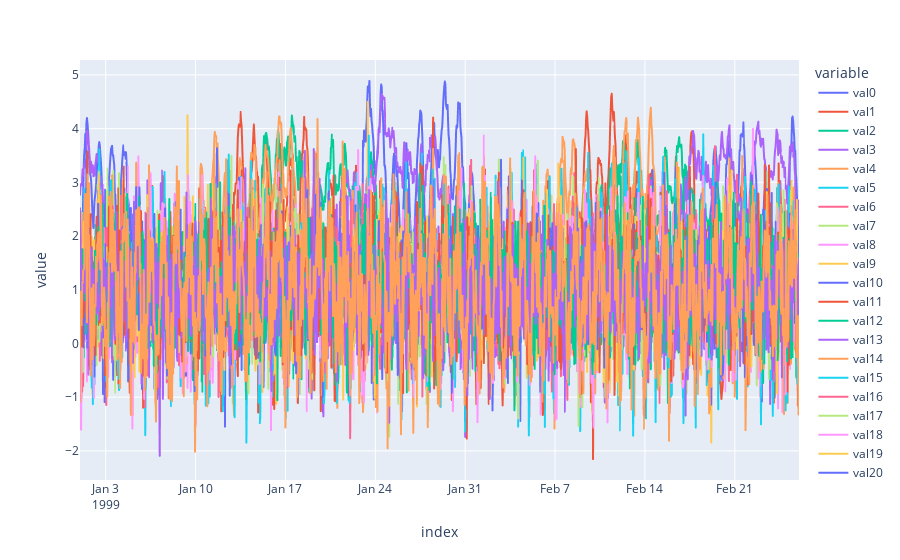

Write notebook code for a chart like this one.
### Markdown cell above
### Generate individuals

### Code cell
## time unit is hours
ttot = 24*7*8 ## 24 hours/day x 7 days/weeks x W weeks
t = np.arange(0,ttot+1,1) ## closed observation window from [0,ttot]

## define OU parameters
sigma = 5e-1

## initialize "observed" dataframe
## make arbitrary datetime (typical time format of real data) - legacy for statsmodel SARIMAX
## here all records are aligned to a single date - unrealistic
## replace with some t0 across records
d0 = pd.to_datetime({'year':[1999],'month':[1],'day':[1],'hour':[0]})[0]
dt = pd.date_range(start=d0,periods=len(t),freq='1H')
df = pd.DataFrame()
df['datetime'] = dt
df.index = df.datetime

## initialize covariate dataframe
dfc = pd.DataFrame()
dfc['datetime'] = dt
dfc.index = dfc.datetime

## define size of groups
Nex = 5 ## number exposed
Nnex = 20 ## number not exposed



## first populate exposed
k = 0

for i in range(Nex):
    k += 1
    x1 = np.random.random()*np.cos(t/24*2*np.pi+np.pi) + 1
    x2 = 0*t*5e-3 ## add trend - 
    ## exposure trace - square wave in {0,1}
    ex = (((1*np.cos(1/(ttot/50)*t/24*2*np.pi+np.random.random()*np.pi)+1)>1.5).astype(int))
    z = OU(itot=len(t),sigma=sigma)
    df[f'val{i}'] = x1+ex_dose*ex+z+x2
    dfc[f'val{i}'] = ex
    
for i in range(k,k+Nnex):
    k += 1
    x1 = np.random.random()*np.cos(t/24*2*np.pi+np.pi) + 1
    x2 = 0*t*5e-3
    ex = 0*(((1*np.cos(1/(ttot/50)*t/24*2*np.pi+np.random.random()*np.pi)+1)>1.5).astype(int))
    z = OU(itot=len(t),tau=1,sigma=sigma)
    df[f'val{i}'] = x1+ex_dose*ex+z+x2
    dfc[f'val{i}'] = ex

fig = px.line(df,y=[f'val{i}' for i in range(k)])
fig.show()

data = torch.tensor(df.iloc[:,1:].values)
covariates = torch.tensor(dfc.iloc[:,1:].values)
# covariates = torch.zeros(len(data), 0)  # empty

T2 = data.size(-2)    # end
T1 = T2 - 24 * 7 * 4  # train/test split
T0 = T1 - 24 * 7 * 4     # beginning: train on 90 days of data

print((T0,T1,T2))

### Figure 1 — Plotly figure (JSON) as saved in the notebook; plotly's stock layout.template omitted (floating-point values rounded to 4 significant figures; data arrays with more than 128 entries replaced by an {"elided": "..."} marker saying what was removed)
{"data": [{"hovertemplate": "variable=val0<br>index=%{x}<br>value=%{y}<extra></extra>", "legendgroup": "val0", "line": {"color": "#636efa", "dash": "solid"}, "mode": "lines", "name": "val0", "showlegend": true, "type": "scattergl", "x": {"elided": "1345 str values"}, "xaxis": "x", "y": {"elided": "1345 float values"}, "yaxis": "y"}, {"hovertemplate": "variable=val1<br>index=%{x}<br>value=%{y}<extra></extra>", "legendgroup": "val1", "line": {"color": "#EF553B", "dash": "solid"}, "mode": "lines", "name": "val1", "showlegend": true, "type": "scattergl", "x": {"elided": "1345 str values"}, "xaxis": "x", "y": {"elided": "1345 float values"}, "yaxis": "y"}, {"hovertemplate": "variable=val2<br>index=%{x}<br>value=%{y}<extra></extra>", "legendgroup": "val2", "line": {"color": "#00cc96", "dash": "solid"}, "mode": "lines", "name": "val2", "showlegend": true, "type": "scattergl", "x": {"elided": "1345 str values"}, "xaxis": "x", "y": {"elided": "1345 float values"}, "yaxis": "y"}, {"hovertemplate": "variable=val3<br>index=%{x}<br>value=%{y}<extra></extra>", "legendgroup": "val3", "line": {"color": "#ab63fa", "dash": "solid"}, "mode": "lines", "name": "val3", "showlegend": true, "type": "scattergl", "x": {"elided": "1345 str values"}, "xaxis": "x", "y": {"elided": "1345 float values"}, "yaxis": "y"}, {"hovertemplate": "variable=val4<br>index=%{x}<br>value=%{y}<extra></extra>", "legendgroup": "val4", "line": {"color": "#FFA15A", "dash": "solid"}, "mode": "lines", "name": "val4", "showlegend": true, "type": "scattergl", "x": {"elided": "1345 str values"}, "xaxis": "x", "y": {"elided": "1345 float values"}, "yaxis": "y"}, {"hovertemplate": "variable=val5<br>index=%{x}<br>value=%{y}<extra></extra>", "legendgroup": "val5", "line": {"color": "#19d3f3", "dash": "solid"}, "mode": "lines", "name": "val5", "showlegend": true, "type": "scattergl", "x": {"elided": "1345 str values"}, "xaxis": "x", "y": {"elided": "1345 float values"}, "yaxis": "y"}, {"hovertemplate": "variable=val6<br>index=%{x}<br>value=%{y}<extra></extra>", "legendgroup": "val6", "line": {"color": "#FF6692", "dash": "solid"}, "mode": "lines", "name": "val6", "showlegend": true, "type": "scattergl", "x": {"elided": "1345 str values"}, "xaxis": "x", "y": {"elided": "1345 float values"}, "yaxis": "y"}, {"hovertemplate": "variable=val7<br>index=%{x}<br>value=%{y}<extra></extra>", "legendgroup": "val7", "line": {"color": "#B6E880", "dash": "solid"}, "mode": "lines", "name": "val7", "showlegend": true, "type": "scattergl", "x": {"elided": "1345 str values"}, "xaxis": "x", "y": {"elided": "1345 float values"}, "yaxis": "y"}, {"hovertemplate": "variable=val8<br>index=%{x}<br>value=%{y}<extra></extra>", "legendgroup": "val8", "line": {"color": "#FF97FF", "dash": "solid"}, "mode": "lines", "name": "val8", "showlegend": true, "type": "scattergl", "x": {"elided": "1345 str values"}, "xaxis": "x", "y": {"elided": "1345 float values"}, "yaxis": "y"}, {"hovertemplate": "variable=val9<br>index=%{x}<br>value=%{y}<extra></extra>", "legendgroup": "val9", "line": {"color": "#FECB52", "dash": "solid"}, "mode": "lines", "name": "val9", "showlegend": true, "type": "scattergl", "x": {"elided": "1345 str values"}, "xaxis": "x", "y": {"elided": "1345 float values"}, "yaxis": "y"}, {"hovertemplate": "variable=val10<br>index=%{x}<br>value=%{y}<extra></extra>", "legendgroup": "val10", "line": {"color": "#636efa", "dash": "solid"}, "mode": "lines", "name": "val10", "showlegend": true, "type": "scattergl", "x": {"elided": "1345 str values"}, "xaxis": "x", "y": {"elided": "1345 float values"}, "yaxis": "y"}, {"hovertemplate": "variable=val11<br>index=%{x}<br>value=%{y}<extra></extra>", "legendgroup": "val11", "line": {"color": "#EF553B", "dash": "solid"}, "mode": "lines", "name": "val11", "showlegend": true, "type": "scattergl", "x": {"elided": "1345 str values"}, "xaxis": "x", "y": {"elided": "1345 float values"}, "yaxis": "y"}, {"hovertemplate": "variable=val12<br>index=%{x}<br>value=%{y}<extra></extra>", "legendgroup": "val12", "line": {"color": "#00cc96", "dash": "solid"}, "mode": "lines", "name": "val12", "showlegend": true, "type": "scattergl", "x": {"elided": "1345 str values"}, "xaxis": "x", "y": {"elided": "1345 float values"}, "yaxis": "y"}, {"hovertemplate": "variable=val13<br>index=%{x}<br>value=%{y}<extra></extra>", "legendgroup": "val13", "line": {"color": "#ab63fa", "dash": "solid"}, "mode": "lines", "name": "val13", "showlegend": true, "type": "scattergl", "x": {"elided": "1345 str values"}, "xaxis": "x", "y": {"elided": "1345 float values"}, "yaxis": "y"}, {"hovertemplate": "variable=val14<br>index=%{x}<br>value=%{y}<extra></extra>", "legendgroup": "val14", "line": {"color": "#FFA15A", "dash": "solid"}, "mode": "lines", "name": "val14", "showlegend": true, "type": "scattergl", "x": {"elided": "1345 str values"}, "xaxis": "x", "y": {"elided": "1345 float values"}, "yaxis": "y"}, {"hovertemplate": "variable=val15<br>index=%{x}<br>value=%{y}<extra></extra>", "legendgroup": "val15", "line": {"color": "#19d3f3", "dash": "solid"}, "mode": "lines", "name": "val15", "showlegend": true, "type": "scattergl", "x": {"elided": "1345 str values"}, "xaxis": "x", "y": {"elided": "1345 float values"}, "yaxis": "y"}, {"hovertemplate": "variable=val16<br>index=%{x}<br>value=%{y}<extra></extra>", "legendgroup": "val16", "line": {"color": "#FF6692", "dash": "solid"}, "mode": "lines", "name": "val16", "showlegend": true, "type": "scattergl", "x": {"elided": "1345 str values"}, "xaxis": "x", "y": {"elided": "1345 float values"}, "yaxis": "y"}, {"hovertemplate": "variable=val17<br>index=%{x}<br>value=%{y}<extra></extra>", "legendgroup": "val17", "line": {"color": "#B6E880", "dash": "solid"}, "mode": "lines", "name": "val17", "showlegend": true, "type": "scattergl", "x": {"elided": "1345 str values"}, "xaxis": "x", "y": {"elided": "1345 float values"}, "yaxis": "y"}, {"hovertemplate": "variable=val18<br>index=%{x}<br>value=%{y}<extra></extra>", "legendgroup": "val18", "line": {"color": "#FF97FF", "dash": "solid"}, "mode": "lines", "name": "val18", "showlegend": true, "type": "scattergl", "x": {"elided": "1345 str values"}, "xaxis": "x", "y": {"elided": "1345 float values"}, "yaxis": "y"}, {"hovertemplate": "variable=val19<br>index=%{x}<br>value=%{y}<extra></extra>", "legendgroup": "val19", "line": {"color": "#FECB52", "dash": "solid"}, "mode": "lines", "name": "val19", "showlegend": true, "type": "scattergl", "x": {"elided": "1345 str values"}, "xaxis": "x", "y": {"elided": "1345 float values"}, "yaxis": "y"}, {"hovertemplate": "variable=val20<br>index=%{x}<br>value=%{y}<extra></extra>", "legendgroup": "val20", "line": {"color": "#636efa", "dash": "solid"}, "mode": "lines", "name": "val20", "showlegend": true, "type": "scattergl", "x": {"elided": "1345 str values"}, "xaxis": "x", "y": {"elided": "1345 float values"}, "yaxis": "y"}, {"hovertemplate": "variable=val21<br>index=%{x}<br>value=%{y}<extra></extra>", "legendgroup": "val21", "line": {"color": "#EF553B", "dash": "solid"}, "mode": "lines", "name": "val21", "showlegend": true, "type": "scattergl", "x": {"elided": "1345 str values"}, "xaxis": "x", "y": {"elided": "1345 float values"}, "yaxis": "y"}, {"hovertemplate": "variable=val22<br>index=%{x}<br>value=%{y}<extra></extra>", "legendgroup": "val22", "line": {"color": "#00cc96", "dash": "solid"}, "mode": "lines", "name": "val22", "showlegend": true, "type": "scattergl", "x": {"elided": "1345 str values"}, "xaxis": "x", "y": {"elided": "1345 float values"}, "yaxis": "y"}, {"hovertemplate": "variable=val23<br>index=%{x}<br>value=%{y}<extra></extra>", "legendgroup": "val23", "line": {"color": "#ab63fa", "dash": "solid"}, "mode": "lines", "name": "val23", "showlegend": true, "type": "scattergl", "x": {"elided": "1345 str values"}, "xaxis": "x", "y": {"elided": "1345 float values"}, "yaxis": "y"}, {"hovertemplate": "variable=val24<br>index=%{x}<br>value=%{y}<extra></extra>", "legendgroup": "val24", "line": {"color": "#FFA15A", "dash": "solid"}, "mode": "lines", "name": "val24", "showlegend": true, "type": "scattergl", "x": {"elided": "1345 str values"}, "xaxis": "x", "y": {"elided": "1345 float values"}, "yaxis": "y"}], "layout": {"legend": {"title": {"text": "variable"}, "tracegroupgap": 0}, "margin": {"t": 60}, "xaxis": {"anchor": "y", "domain": [0, 1], "title": {"text": "index"}}, "yaxis": {"anchor": "x", "domain": [0, 1], "title": {"text": "value"}}}}
